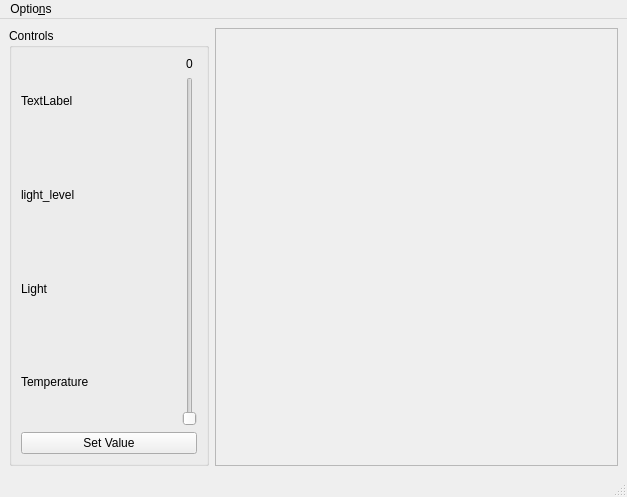
<?xml version="1.0" encoding="UTF-8"?>
<ui version="4.0">
 <class>MainWindow</class>
 <widget class="QMainWindow" name="MainWindow">
  <property name="geometry">
   <rect>
    <x>0</x>
    <y>0</y>
    <width>627</width>
    <height>497</height>
   </rect>
  </property>
  <property name="windowTitle">
   <string>MainWindow</string>
  </property>
  <widget class="QWidget" name="centralwidget">
   <layout class="QGridLayout" name="gridLayout_2">
    <item row="0" column="0">
     <widget class="QGroupBox" name="groupBox">
      <property name="sizePolicy">
       <sizepolicy hsizetype="Minimum" vsizetype="Preferred">
        <horstretch>0</horstretch>
        <verstretch>0</verstretch>
       </sizepolicy>
      </property>
      <property name="maximumSize">
       <size>
        <width>200</width>
        <height>16777215</height>
       </size>
      </property>
      <property name="title">
       <string>Controls</string>
      </property>
      <property name="alignment">
       <set>Qt::AlignLeading|Qt::AlignLeft|Qt::AlignTop</set>
      </property>
      <layout class="QGridLayout" name="gridLayout">
       <item row="0" column="0">
        <layout class="QVBoxLayout" name="verticalLayout">
         <item>
          <widget class="QLabel" name="label_mqtt_status">
           <property name="text">
            <string>TextLabel</string>
           </property>
          </widget>
         </item>
         <item>
          <widget class="QLabel" name="label_status_light_level">
           <property name="text">
            <string>light_level</string>
           </property>
          </widget>
         </item>
         <item>
          <widget class="QLabel" name="label_status_light">
           <property name="text">
            <string>Light</string>
           </property>
          </widget>
         </item>
         <item>
          <widget class="QLabel" name="label_status_temperature">
           <property name="text">
            <string>Temperature</string>
           </property>
          </widget>
         </item>
        </layout>
       </item>
       <item row="0" column="2">
        <layout class="QVBoxLayout" name="verticalLayout_2">
         <item>
          <widget class="QLabel" name="label_light">
           <property name="text">
            <string>0</string>
           </property>
           <property name="alignment">
            <set>Qt::AlignCenter</set>
           </property>
          </widget>
         </item>
         <item>
          <widget class="QSlider" name="slider_light">
           <property name="maximum">
            <number>255</number>
           </property>
           <property name="orientation">
            <enum>Qt::Vertical</enum>
           </property>
           <property name="invertedAppearance">
            <bool>false</bool>
           </property>
           <property name="invertedControls">
            <bool>false</bool>
           </property>
           <property name="tickPosition">
            <enum>QSlider::NoTicks</enum>
           </property>
           <property name="tickInterval">
            <number>10</number>
           </property>
          </widget>
         </item>
        </layout>
       </item>
       <item row="1" column="0" colspan="3">
        <widget class="QPushButton" name="button_lightswitch">
         <property name="text">
          <string>Set Value</string>
         </property>
         <property name="checkable">
          <bool>false</bool>
         </property>
        </widget>
       </item>
       <item row="0" column="1">
        <spacer name="horizontalSpacer">
         <property name="orientation">
          <enum>Qt::Horizontal</enum>
         </property>
         <property name="sizeHint" stdset="0">
          <size>
           <width>40</width>
           <height>20</height>
          </size>
         </property>
        </spacer>
       </item>
      </layout>
     </widget>
    </item>
    <item row="0" column="1">
     <widget class="QFrame" name="framePlotWidget">
      <property name="frameShape">
       <enum>QFrame::StyledPanel</enum>
      </property>
      <property name="frameShadow">
       <enum>QFrame::Raised</enum>
      </property>
     </widget>
    </item>
   </layout>
  </widget>
  <widget class="QMenuBar" name="menubar">
   <property name="geometry">
    <rect>
     <x>0</x>
     <y>0</y>
     <width>627</width>
     <height>30</height>
    </rect>
   </property>
   <widget class="QMenu" name="menuOptions">
    <property name="title">
     <string>Optio&amp;ns</string>
    </property>
    <addaction name="action_edit_light_profile"/>
   </widget>
   <addaction name="menuOptions"/>
  </widget>
  <widget class="QStatusBar" name="statusbar"/>
  <action name="action_edit_light_profile">
   <property name="text">
    <string>&amp;edit light profile</string>
   </property>
  </action>
 </widget>
 <resources/>
 <connections>
  <connection>
   <sender>slider_light</sender>
   <signal>sliderMoved(int)</signal>
   <receiver>label_light</receiver>
   <slot>setNum(int)</slot>
   <hints>
    <hint type="sourcelabel">
     <x>19</x>
     <y>128</y>
    </hint>
    <hint type="destinationlabel">
     <x>19</x>
     <y>74</y>
    </hint>
   </hints>
  </connection>
 </connections>
</ui>
